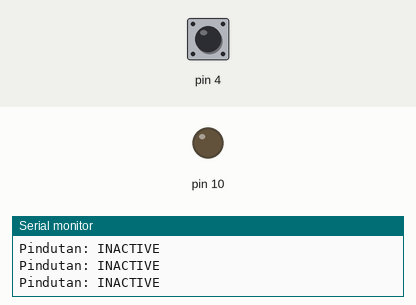
Simulated run of this program. Board: Arduino Uno, built with avr-gcc and run on an emulated ATmega328P. On the bench: output pins drawn as LEDs (lit = HIGH), the last lines printed to the serial monitor. Inputs (shaded band) come from the test bench; at power-on: pin 4 HIGH.

Above: at 1.2 s.
1.3 s: pin 4 pulled LOW for 0.15 s
At 1.4 s:
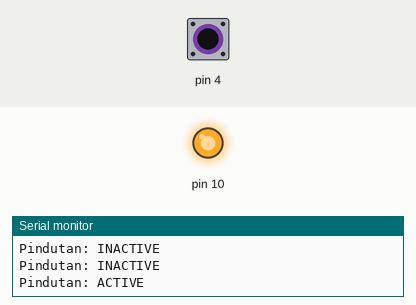
3.0 s: pin 4 pulled LOW for 3.2 s
At 6.6 s:
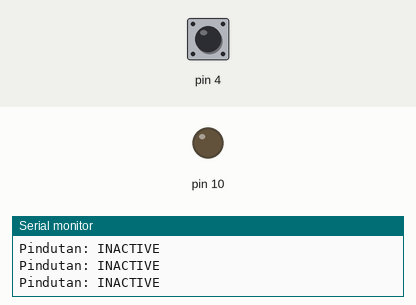
Timing chart, 0 to 8.1 s (numbered marks = the images above; inputs shaded):
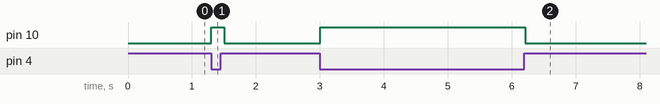

Measured:
- after the input at 1.3 s, pin 10: LOW → HIGH at once, → LOW 0.20 s later
- after the input at 3.0 s, pin 10: LOW → HIGH at once, → LOW 3.2 s later

The program:

main.cpp
```cpp
#include <Arduino.h>
#include "tambilang.h"

// Tambilang instance para sa isang pindutan
Tambilang pindutan(4); // Pindutan sa pin 4, active-low

// LED para ipakita ang estado ng pindutan
Tambilang ilaw(10); // LED sa pin 10, active-low

void setup() {
    Serial.begin(115200);
    ilaw.palabas();           // Itakda ang LED bilang OUTPUT
    ilaw.isulat(false);       // Patayin ang LED
    pindutan.itakdaHatakPataas(true); // Gamitin ang INPUT_PULLUP
}

void loop() {
    if (pindutan.aktibo()) { // Kapag aktibo ang pindutan
        ilaw.itaas();        // Buksan ang LED
    } else {
        ilaw.ibaba();        // Patayin ang LED
    }

    // Ipakita ang estado ng pindutan sa Serial Monitor
    Serial.println(pindutan.aktibo() ? "Pindutan: ACTIVE" : "Pindutan: INACTIVE");
    delay(100); // Delay para hindi mabilis ang output
}
```
